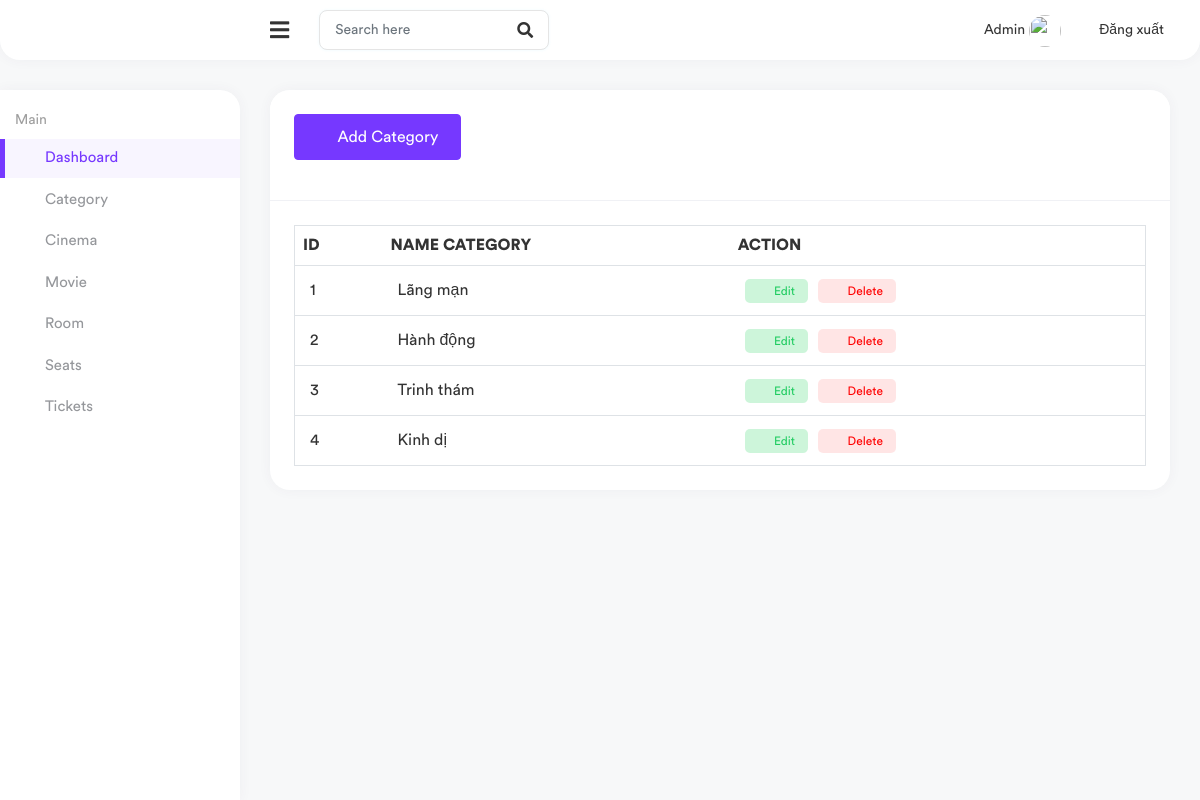
The page /admin/index.php?action=category on the database as committed earlier.
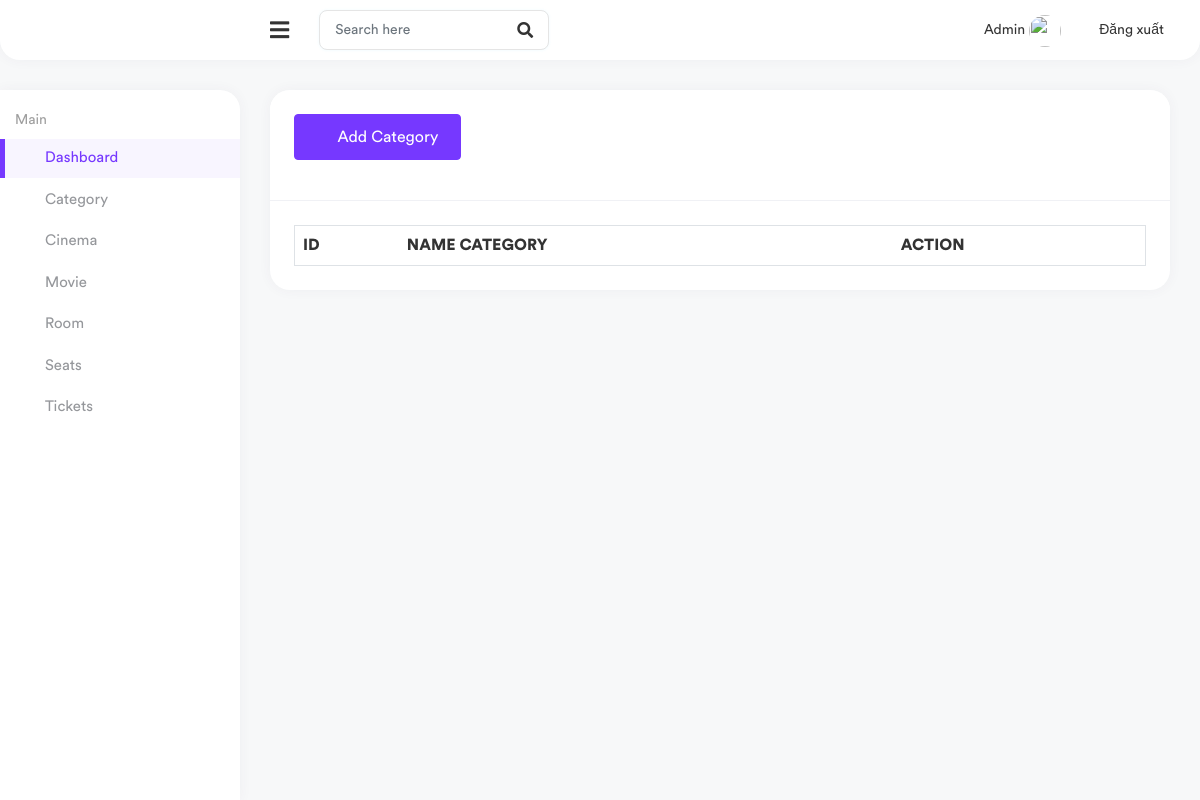
The same page on the database as committed later.
### tables this page shows
CREATE TABLE `category` (
  `id_category` int(10) NOT NULL,
  `name_category` varchar(255) NOT NULL
);

### admin/models/pdo.php (called while the page is built, shortened)
<?php
function pdo_get_connection(){
    $servername = "localhost";
    $username = "root";
    $password = "12345678";
    try {
        $conn = new PDO("mysql:host=$servername;dbname=project_1", $username, $password);
        $conn->setAttribute(PDO::ATTR_ERRMODE, PDO::ERRMODE_EXCEPTION);
        return $conn;
    } catch(PDOException $e) {
        echo "Connection failed: " . $e->getMessage();
    }
}
function pdo_query($sql){
    $sql_args=array_slice(func_get_args(),1);
    try{
        $conn=pdo_get_connection();
        $stmt=$conn->prepare($sql);
        $stmt->execute($sql_args);
        $rows=$stmt->fetchAll();
        return $rows;
    }
    catch(PDOException $e){
        throw $e;
    }
    finally{
        unset($conn);
    }
}
?>

### admin/models/category.php (called while the page is built, shortened)
<?php
function loadall_category()
{
    $sql = "select * from category order by id_category asc";
    $list_category = pdo_query($sql);
    return $list_category;
}

### admin/views/list_category.php (the view, shortened to what this page needs)
<div class="page-wrapper">
    <div class="content container-fluid">
        <div class="col-sm-12">
            <div class="card">
                <div class="card-header">
                    <a href="index.php?action=insert_category" class="btn btn-primary btn-blog mb-3"><i class="feather-plus-circle me-1"></i> Add Category</a>
                </div>
                <div class="card-body">
                    <div class="table-responsive">
                        <div id="DataTables_Table_0_wrapper" class="dataTables_wrapper dt-bootstrap4 no-footer">
                            <div class="row">
                                <div class="col-sm-12">
                                    <table border="1" class="datatable table table-stripped dataTable no-footer" id="DataTables_Table_0" role="grid" aria-describedby="DataTables_Table_0_info">
                                        <tr>
                                            <th>ID</th>
                                            <th>NAME CATEGORY</th>
                                            <th colspan="2">ACTION</th>
                                        </tr>
                                        <?php
                                        foreach ($list_category as $category) {
                                            extract(($category));
                                            $edit_categoty = "index.php?action=edit_categoty&id" . $category['id_category'];
                                            $delete_category = "index.php?action=delete_category&id" . $category['id_category'];
                                            echo "<tr>";
                                            echo "<td>" . $category["id_category"] . "</td>";
                                            echo "<td>" . $category["name_category"] . "</td>";
                                            echo "<td class='edit-delete-btn'>
                                            <a href='" . $edit_categoty . "' class='text-success'><i class='feather-edit-3 me-1'></i> Edit</a>
                                            <a href='" . $delete_category . "' onclick='return confirm(\"Bạn có chắc muốn xóa?\");' class='text-danger' data-bs-toggle='modal' data-bs-target='#deleteModal'><i class='feather-trash-2 me-1'></i> Delete</a></td>";
                                            echo "</tr>";
                                        }
                                        ?>
                                    </table>
                                </div>
                            </div>
                        </div>
                    </div>
                </div>
            </div>
        </div>
    </div>
</div>
<head>
    <link rel="stylesheet" href="assets/css/bootstrap.min.css">
    <link rel="stylesheet" href="assets/plugins/fontawesome/css/fontawesome.min.css">
    <link rel="stylesheet" href="assets/plugins/fontawesome/css/all.min.css">
    <link rel="stylesheet" href="assets/css/feather.css">
    <link rel="stylesheet" href="assets/css/style.css">
</head>

### admin/layouts/head.php (shortened to what this page needs)
<head>
    <link rel="stylesheet" href="assets/css/bootstrap.min.css">
    <link rel="stylesheet" href="assets/plugins/fontawesome/css/fontawesome.min.css">
    <link rel="stylesheet" href="assets/plugins/fontawesome/css/all.min.css">
    <link rel="stylesheet" href="assets/css/style.css">
</head>

### admin/layouts/navbar.php (shortened to what this page needs)
<div class="header header-one">
    <div class="header-left header-left-one">
    </div>
    <a href="javascript:void(0);" id="toggle_btn">
        <i class="fas fa-bars"></i>
    </a>
    <div class="top-nav-search">
        <form>
            <input type="text" class="form-control" placeholder="Search here">
            <button class="btn" type="submit"><i class="fas fa-search"></i></button>
        </form>
    </div>
    <ul class="nav nav-tabs user-menu">
        <li class="nav-item dropdown main-drop">
            <a href="#" class="dropdown-toggle nav-link" data-bs-toggle="dropdown">
                <span>Admin</span>
                <span class="user-img">
                    <img src="https://source.unsplash.com/random" alt="">
                </span>
            </a>
        </li>
        <li class="nav-item dropdown  flag-nav">
            <a class="nav-link dropdown-toggle" data-bs-toggle="dropdown" href="" role="button">
                <img src="https://source.unsplash.com/random" alt="" height="00"> <span>Đăng xuất</span>
            </a>
        </li>
    </ul>
</div>

### admin/layouts/sidebar.php
<div class="sidebar" id="sidebar">
    <div class="sidebar-inner slimscroll">
        <div id="sidebar-menu" class="sidebar-menu">
            <ul>
                <li class="menu-title"><span>Main</span></li>
                <li class="active">
                    <a href="index.php?action=dashboard"><i data-feather="home"></i> <span>Dashboard</span></a>
                </li>
                <li>
                    <a href="index.php?action=category"><i data-feather="users"></i> <span>Category</span></a>
                </li>
                <li>
                    <a href="index.php?action=cinema"><i data-feather="file-text"></i> <span>Cinema</span></a>
                </li>
                <li>
                    <a href="index.php?action=movie"><i data-feather="star"></i> <span>Movie</span></a>
                </li>
                <li>
                    <a href="index.php?action=room"><i data-feather="credit-card"></i> <span>Room</span></a>
                </li>
                <li>
                    <a href="index.php?action=seats"><i data-feather="package"></i> <span>Seats</span></a>
                </li>
                <li>
                    <a href="index.php?action=tickets"><i data-feather="settings"></i> <span>Tickets</span></a>
                </li>
            </ul>
        </div>
    </div>
</div>

### admin/index.php (shortened to what this page needs)
<?php
include './models/pdo.php';
include './models/category.php';
include './layouts/head.php';
include './layouts/navbar.php';
include './layouts/sidebar.php';
if (isset($_GET['action'])) {
    $action = $_GET['action'];
    switch ($action) {
        case 'category':
            $list_category = loadall_category();
            include './views/list_category.php';
            break;
    }
} else {
    include './views/total_list.php';
    include './views/analytics.php';
}

### admin/assets/css/feather.css (style rules this page uses)
[class^=feather-],[class*=" feather-"] { font-family:feather!important;speak:none;font-style:normal;font-weight:400;font-variant:normal;text-transform:none;line-height:1;-webkit-font-smoothing:antialiased;-moz-osx-font-smoothing:grayscale }
.feather-plus-circle:before { content:"\e9b2" }
.feather-edit-3:before { content:"\e95a" }
.feather-trash-2:before { content:"\e9e4" }

Rows that differ between the two databases and show on the page:
removed category: id_category "1", name_category "Lãng mạn"
removed category: id_category "2", name_category "Hành động"
removed category: id_category "3", name_category "Trinh thám"
removed category: id_category "4", name_category "Kinh dị"
